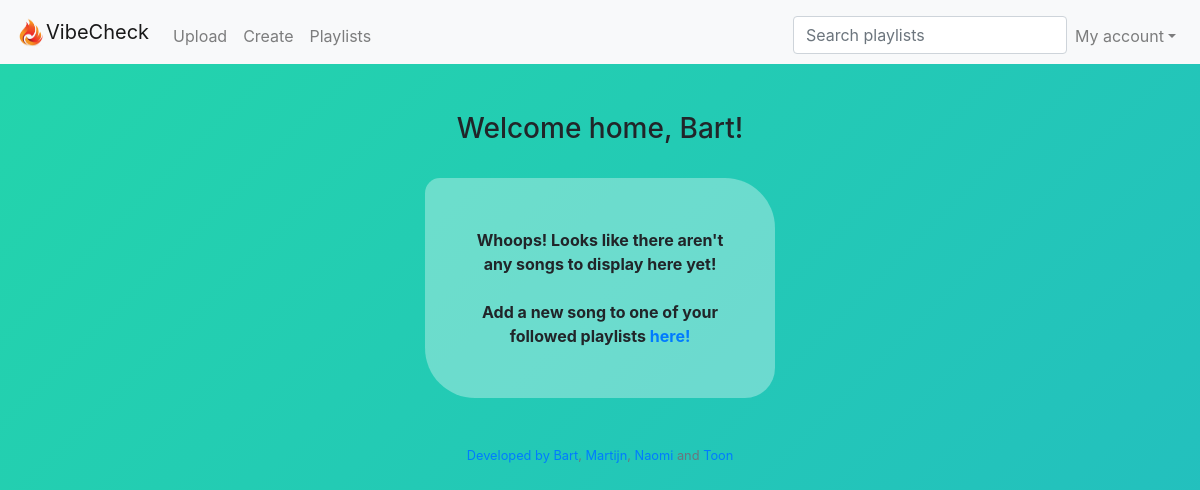
The page /timeline (signed in) on the database as committed earlier.
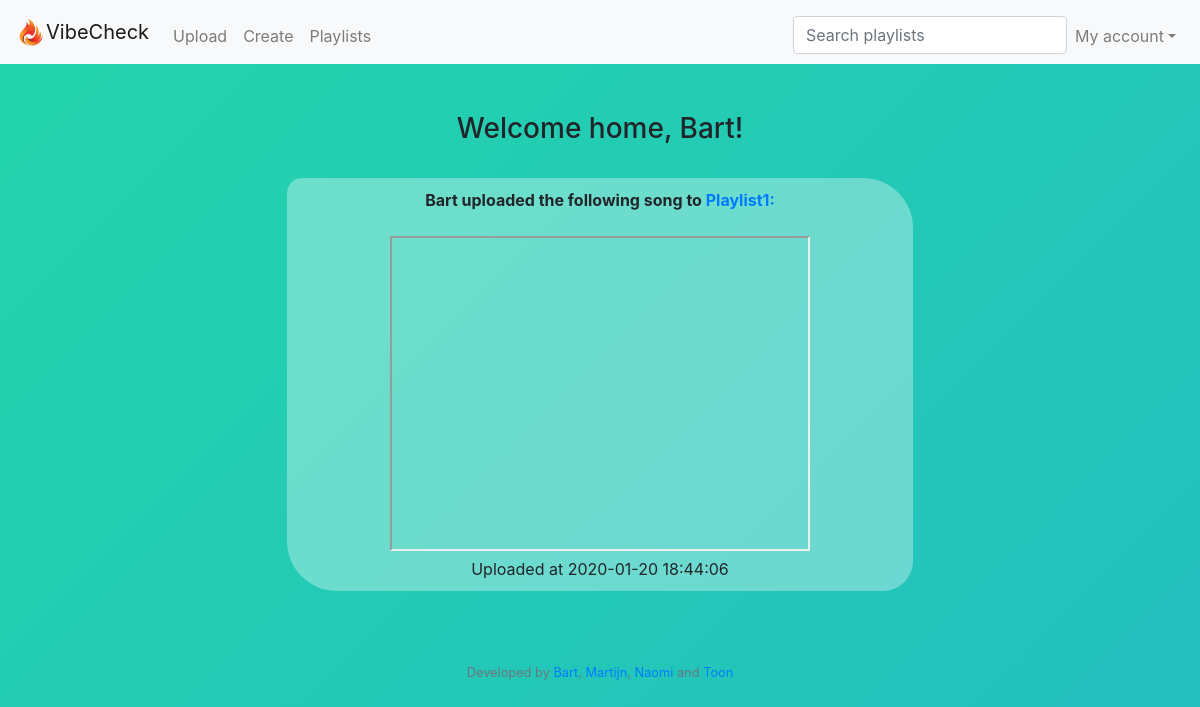
The same page on the database as committed later.
### tables this page shows
CREATE TABLE 'users' ('user_id' integer PRIMARY KEY NOT NULL, 'username' text, 'hash' text);

CREATE TABLE 'tracks' ('group_id' integer, 'link' text, 'added_by' text, 'time' timestamp DEFAULT CURRENT_TIMESTAMP,'link_desc' text);

CREATE TABLE 'groups' ('group_id' integer PRIMARY KEY NOT NULL, 'group_name' text, 'description' text);

### application.py (the view)
@app.route("/timeline")
@login_required
def timeline():
    groups_ids = db.execute("SELECT group_id FROM group_users WHERE user_id= :user_id", user_id=session["user_id"])
    name = db.execute("SELECT username FROM users WHERE user_id = :user_id", user_id=session["user_id"])
    groups = []
    for group in groups_ids:
        groups.append(group["group_id"])
    data = []
    for group_id in groups:
        rows = db.execute("SELECT group_id, added_by, link, time, link_desc FROM tracks WHERE group_id= :group_id", group_id=group_id)
        for link in rows:
            data1 = []
            data1.append(db.execute("SELECT username FROM users WHERE user_id = :user_id", user_id=link["added_by"]))
            youtube = link["link"]
            data1.append(youtube_api(youtube))
            data1.append(link["time"])
            data1.append(db.execute("SELECT group_name FROM groups WHERE group_id = :group_id", group_id=link["group_id"]))
            data1.append(link["link_desc"])
            data.append(data1)
    data.sort(key=lambda x: x[2], reverse=True)
    return render_template("timeline.html", data=data, name=name)

### application.py (called while the page is built)
@app.after_request
def after_request(response):
    response.headers["Cache-Control"] = "no-cache, no-store, must-revalidate"
    response.headers["Expires"] = 0
    response.headers["Pragma"] = "no-cache"
    return response

### helpers.py (called while the page is built)
def youtube_api(link):
    db = SQL("sqlite:///project.db")
    link = link.split("=")
    link = link[1].split("&")
    for item in link:
        return item

def login_required(f):
    @wraps(f)
    def decorated_function(*args, **kwargs):
        if session.get("user_id") is None:
            return redirect("/login")
        return f(*args, **kwargs)
    return decorated_function

### templates/timeline.html (shortened to what this page needs)
{% extends "layout.html" %}
{% block main %}
        <h3 align = "center">Welcome home, {{ name[0]["username"]}}!</h3>
        <br>
        {% if not data %}
            <div class = "form">
                <strong>Whoops! Looks like there aren't any songs to display here yet!
                <br><br>
                Add a new song to one of your followed playlists <a href = /upload>here!</strong>
            </div>
        {% endif %}
        {% for link in data %}
        <div class= "song">
            <div align="center" color=white>
                <strong>{{link[0][0]["username"]}} uploaded the following song to <a href=/group_profile?name={{ link[3][0]["group_name"]}}>{{ link[3][0]["group_name"] }}:</a></strong>
            </div>
            <br>
            <div align="center">
                <iframe width="420" height="315"
                    src="https://www.youtube.com/embed/{{link[1]}}">
                </iframe>
            </div>
            Uploaded at {{link[2]}}
            </div>
        <br>
        {% endfor %}
{% endblock %}

### templates/layout.html (shortened to what this page needs)
<!DOCTYPE html>
<html lang="en">
    <head>
        <link href="https://stackpath.bootstrapcdn.com/bootstrap/4.3.1/css/bootstrap.min.css" rel="stylesheet">
        <link href="/static/styles.css" rel="stylesheet">
    </head>
    <body>
        <nav class="navbar sticky-top navbar-expand-lg navbar-light bg-light">
            <img src="/static/logo.png" width="30" height="30" alt="">
            <a class="navbar-brand" href="/timeline">VibeCheck</a>
            <div class="collapse navbar-collapse" id="navbar">
                {% if session.user_id %}
                <div class="collapse navbar-collapse">
                <ul class="navbar-nav mr-auto mt-2">
                    <li class="nav-item"><a class="nav-link" href="/upload">Upload</a></li>
                    <li class="nav-item"><a class="nav-link" href="/create">Create</a></li>
                    <li class="nav-item"><a class="nav-link" href="/playlists">Playlists</a></li>
                </ul>
                </div>
                <ul class="navbar-nav ml-auto mt-2">
                    <input class="form-control ml-auto-2" type="search" placeholder="Search playlists" aria-label="Search">
                    <a href="#menu2" class="nav-link dropdown-toggle" data-toggle="dropdown" id="navbarDropdownMenuLink" aria-expanded="false" aria-haspopup="true">My account</a>
                {% else %}
                <ul class="navbar-nav ml-auto mt-2">
                    <li class="nav-item"><a class="nav-link" href="/register">Register</a></li>
                    <li class="nav-item"><a class="nav-link" href="/login">Log In</a></li>
                </ul>
                {% endif %}
            </div>
        </nav>
        <main class="container p-5">
            {% block main %}{% endblock %}
        </main>
        <footer class="small text-center text-muted">
        Developed by <a href="https://www.instagram.com/uhhbart">Bart</a>, <a href="https://instagram.com/martijnschuurhuiss">Martijn</a>,
                     <a href="https://instagram.com/naomi.roodx">Naomi</a> and <a href="https://instagram.com/tun62">Toon</a>
        </footer>
    </body>
</html>

### static/styles.css (style rules this page uses)
body { background: linear-gradient(-45deg, #ee7752, #e73c7e, #23a6d5, #23d5ab); background-size: 800% 400%; animation: gradient 15s ease infinite; }
.song { margin: 0 auto; width:60%; text-align: center; background-color: rgba(255, 255, 255, 0.33); padding: 10px; border-radius: 15px 50px 30px; }

Rows that differ between the two databases and show on the page:
added tracks: username "Bart", group_name "Playlist1", time "2020-01-20 18:44:06"
Other text that changed with them:
text no longer shown: "Whoops! Looks like there aren't any songs to display here yet! Add a new song to one of your followed playlists here!"
